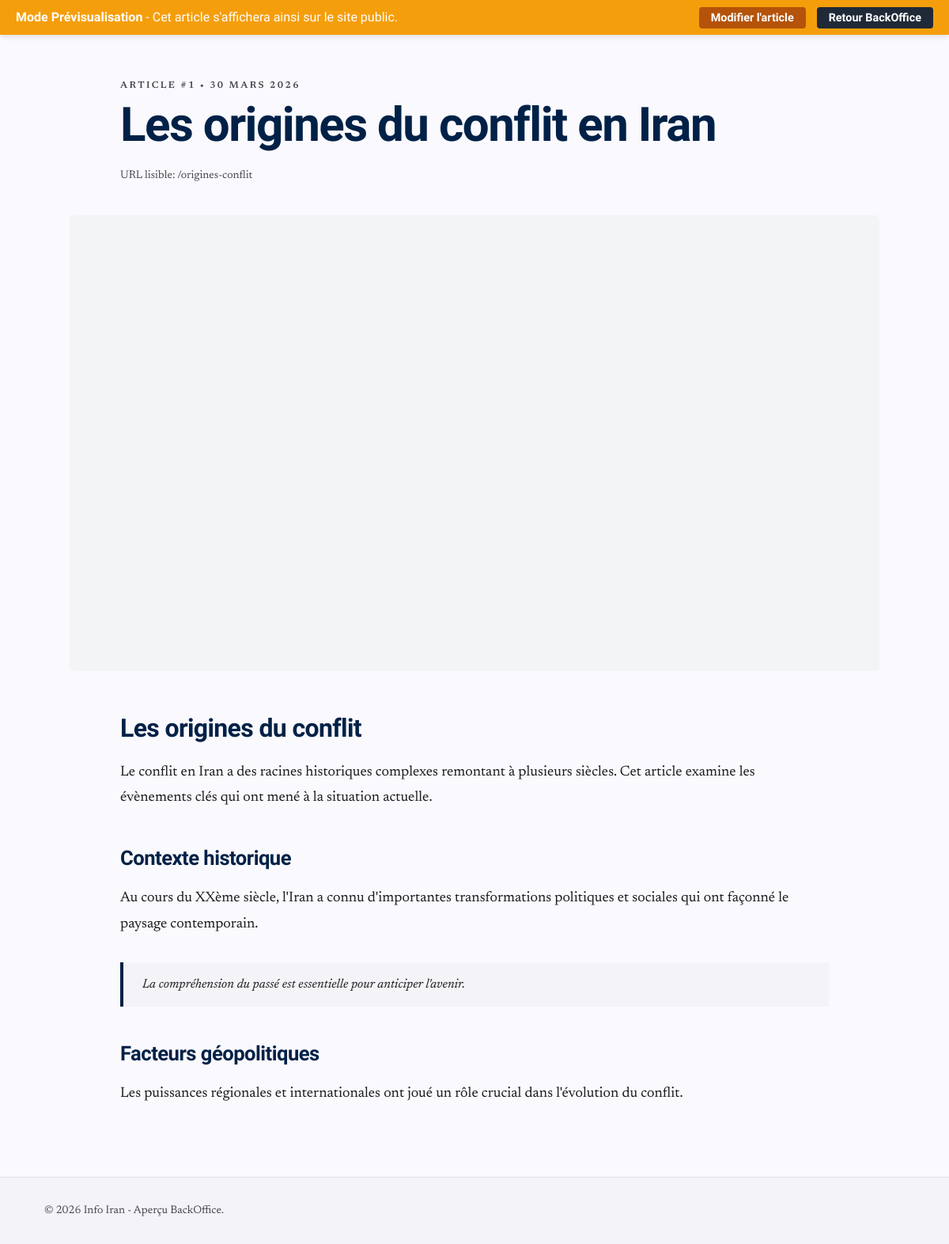
The app's page /backoffice/preview.php?id=1 (signed in), older data.
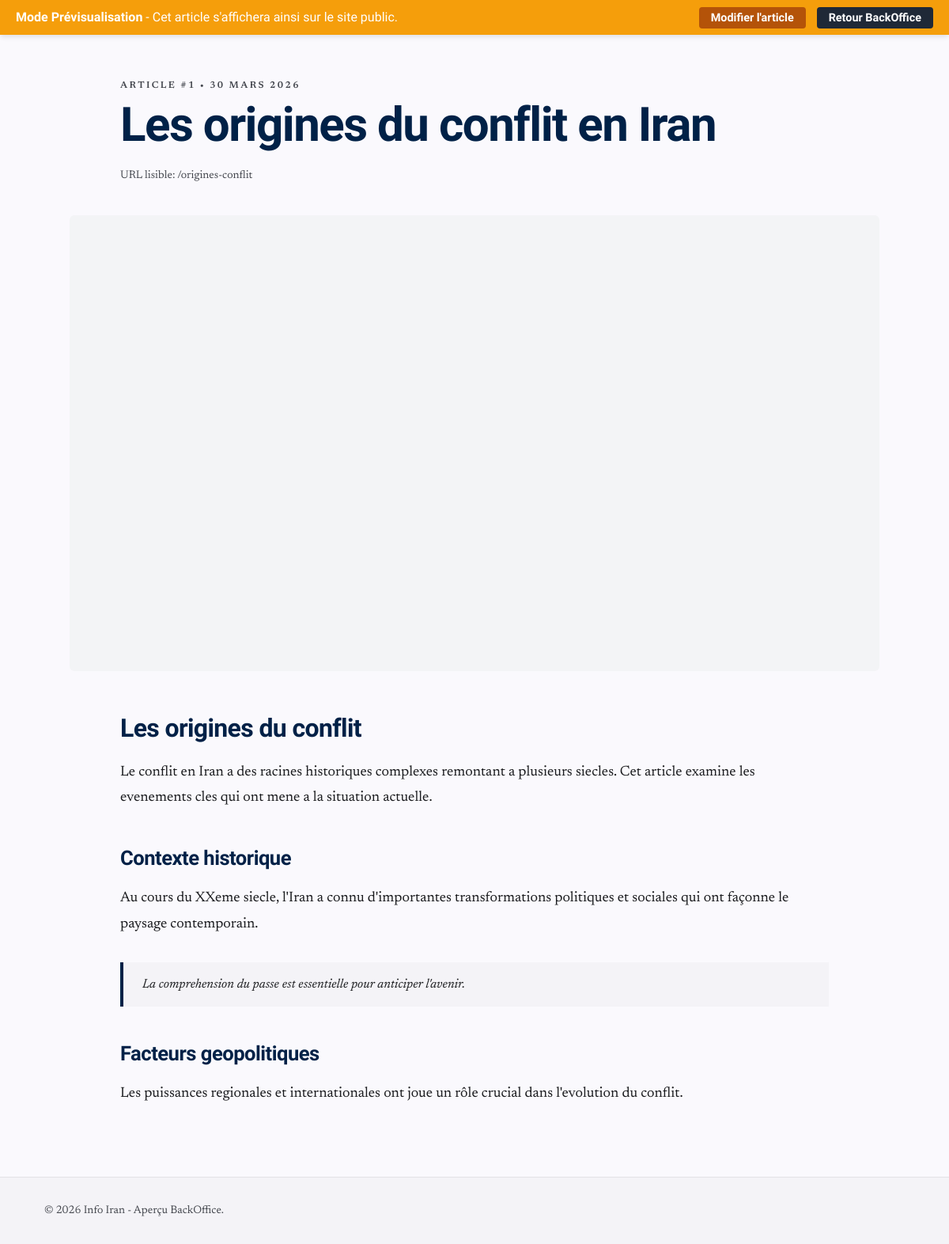
The same page, newer data.
### tables this page shows
CREATE TABLE articles (
    id INT AUTO_INCREMENT PRIMARY KEY,
    titre VARCHAR(255) NOT NULL,
    slug VARCHAR(255) NOT NULL UNIQUE,
    contenu TEXT NOT NULL,
    image_url VARCHAR(255),
    image_alt VARCHAR(150),
    meta_description VARCHAR(160),
    date_creation TIMESTAMP DEFAULT CURRENT_TIMESTAMP,
    date_modification TIMESTAMP DEFAULT CURRENT_TIMESTAMP ON UPDATE CURRENT_TIMESTAMP,
    INDEX (slug),
    INDEX (date_creation)
);

### includes/functions.php (called while the page is built, shortened)
<?php
function escape(string $value): string
{
    return htmlspecialchars($value, ENT_QUOTES, 'UTF-8');
}
function formatArticleDate(string $date): string
{
    try {
        $dateTime = new DateTime($date);
        if (class_exists('IntlDateFormatter')) {
            $formatter = new IntlDateFormatter('fr_FR', IntlDateFormatter::LONG, IntlDateFormatter::NONE);
            $formatted = $formatter->format($dateTime);
            if ($formatted !== false) {
                return $formatted;
            }
        }
        return $dateTime->format('d/m/Y');
    } catch (Exception $e) {
        return $date;
    }
}
function buildArticleBody(string $content): string
{
    $content = trim($content);
    $containsHtml = $content !== strip_tags($content);
    if ($containsHtml) {
        $allowedTags = '<p><h1><h2><h3><h4><h5><h6><blockquote><ul><ol><li><strong><em><b><i><a><img><br>';
        return strip_tags($content, $allowedTags);
    }
    $html = [];
    return !empty($html) ? implode("\n", $html) : '<p>' . nl2br(escape($content)) . '</p>';
}

### backoffice/preview.php (the view, shortened to what this page needs)
<?php
require_once '../includes/db.php';
require_once '../includes/functions.php';
$id = isset($_GET['id']) ? (int)$_GET['id'] : 0;
try {
    $stmt = $pdo->prepare("SELECT * FROM articles WHERE id = :id");
    $stmt->execute([':id' => $id]);
    $article = $stmt->fetch(PDO::FETCH_ASSOC);
} catch (PDOException $e) {
    echo "Erreur BDD.";
    exit;
}
$title = $article['titre'];
$heroImage = trim((string) $article['image_url']) !== ''
    ? '../' . $article['image_url']
    : 'https://images.unsplash.com/photo-1528825871115-3581a5387919?auto=format&fit=crop&w=1600&q=80';
if (trim((string) $article['image_url']) !== '') {
    $heroImage = strpos($article['image_url'], 'http') === 0 ? $article['image_url'] : '../' . $article['image_url'];
}
$heroAlt = trim((string) $article['image_alt']) !== ''
    ? $article['image_alt']
    : 'Illustration de l\'article';
$articleHtml = $article['contenu'];
if (function_exists('buildArticleBody')) {
    $articleHtml = buildArticleBody((string) $article['contenu']);
}
$publishedAt = function_exists('formatArticleDate') ? formatArticleDate((string) $article['date_creation']) : $article['date_creation'];
?>
<!DOCTYPE html>
<html class="light" lang="fr">
<head>
    <script src="https://cdn.tailwindcss.com?plugins=forms,container-queries"></script>
</head>
<body class="bg-surface text-onSurface font-body selection:bg-blue-100">
<div class="preview-bar">
    <div><strong>Mode Prévisualisation</strong> - Cet article s'affichera ainsi sur le site public.</div>
    <div>
        <a href="article-form.php?id=<?= $id ?>">Modifier l'article</a>
        <a href="articles.php" style="margin-left: 10px; background: #1f2937;">Retour BackOffice</a>
    </div>
</div>
<main class="max-w-6xl mx-auto px-4 md:px-8 pt-10 md:pt-14 pb-16">
    <header class="max-w-4xl mx-auto mb-10 text-center md:text-left">
        <div class="text-xs uppercase tracking-[0.2em] text-muted font-semibold mb-3">
            Article #<?= (int) $article['id'] ?> • <?= escape($publishedAt) ?>
        </div>
        <h1 class="font-headline font-black text-4xl md:text-6xl leading-tight tracking-tight text-primary mb-6">
            <?= escape($title) ?>
        </h1>
        <p class="text-sm text-muted">
            URL lisible: /<?= escape($article['slug']) ?>
        </p>
    </header>
    <section class="max-w-5xl mx-auto mb-12">
        <div class="aspect-[16/9] overflow-hidden rounded-md bg-gray-100">
            <img class="w-full h-full object-cover"
                 src="<?= escape($heroImage) ?>"
                 alt="<?= escape($heroAlt) ?>"
                 width="1600"
                 height="900"
                 loading="eager"
                 decoding="async"/>
        </div>
    </section>
    <article class="max-w-4xl mx-auto article-content text-onSurface">
        <?= $articleHtml ?>
    </article>
</main>
<footer class="border-t border-line bg-[#f4f3f7]">
    <div class="max-w-6xl mx-auto px-4 md:px-8 py-8 text-sm text-muted">
        © <?= date('Y') ?> Info Iran - Aperçu BackOffice.
    </div>
</footer>
</body>
</html>

Row changes from the older to the newer data that the page shows:
changed articles "Les origines du conflit en Iran": contenu "…racines historiques complexes remontant à plusieurs siècles. Cet article examine les évènements clés qui ont mené à la situation actuelle. Contexte historique Au cours du XXème siècle, l'Iran a connu d'importantes transformations politiques et sociales qui ont façonné le paysage contemporain. La compréhension du passé est essentielle pour anticiper l'avenir. Facteurs géopolitiques Les puissances régionales et internationales ont joué un rôle crucial dans l'évolution du conflit." → "…racines historiques complexes remontant a plusieurs siecles. Cet article examine les evenements cles qui ont mene a la situation actuelle. Contexte historique Au cours du XXeme siecle, l'Iran a connu d'importantes transformations politiques et sociales qui ont façonne le paysage contemporain. La comprehension du passe est essentielle pour anticiper l'avenir. Facteurs geopolitiques Les puissances regionales et internationales ont joue un rôle crucial dans l'evolution du conflit."
